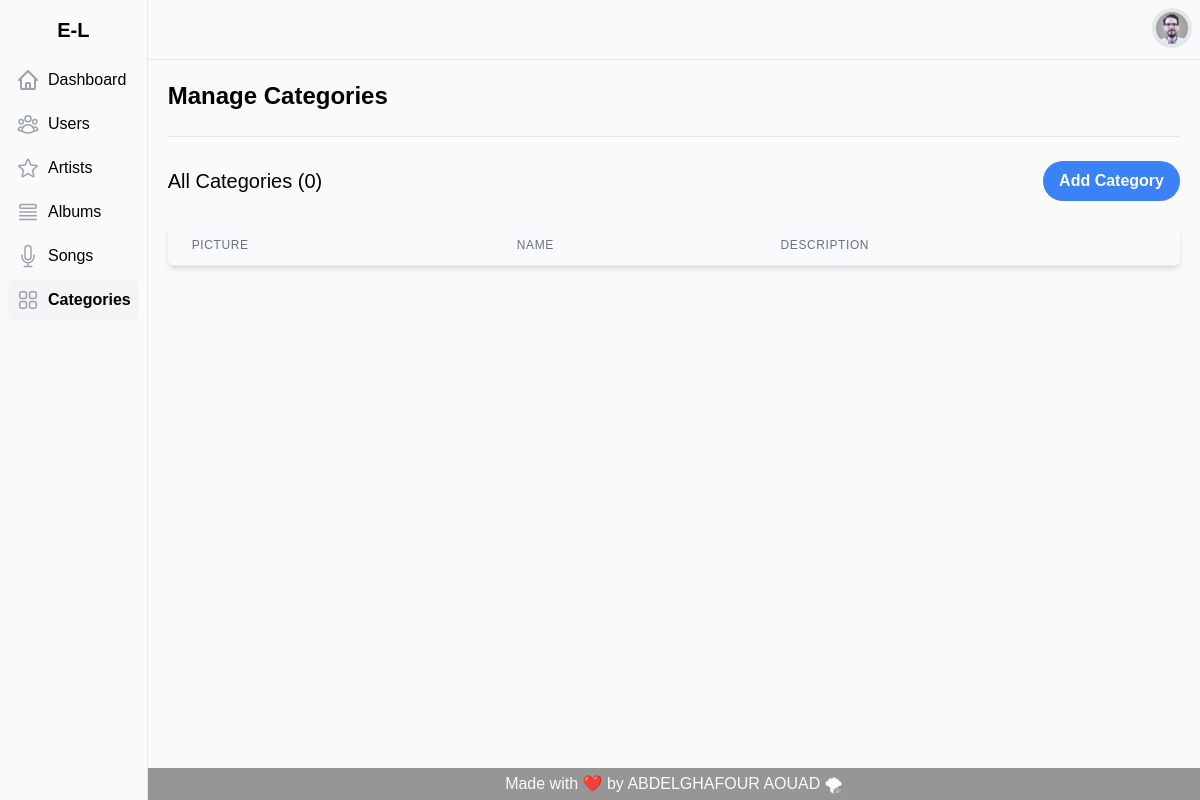
The app's page /categories.php, older data.
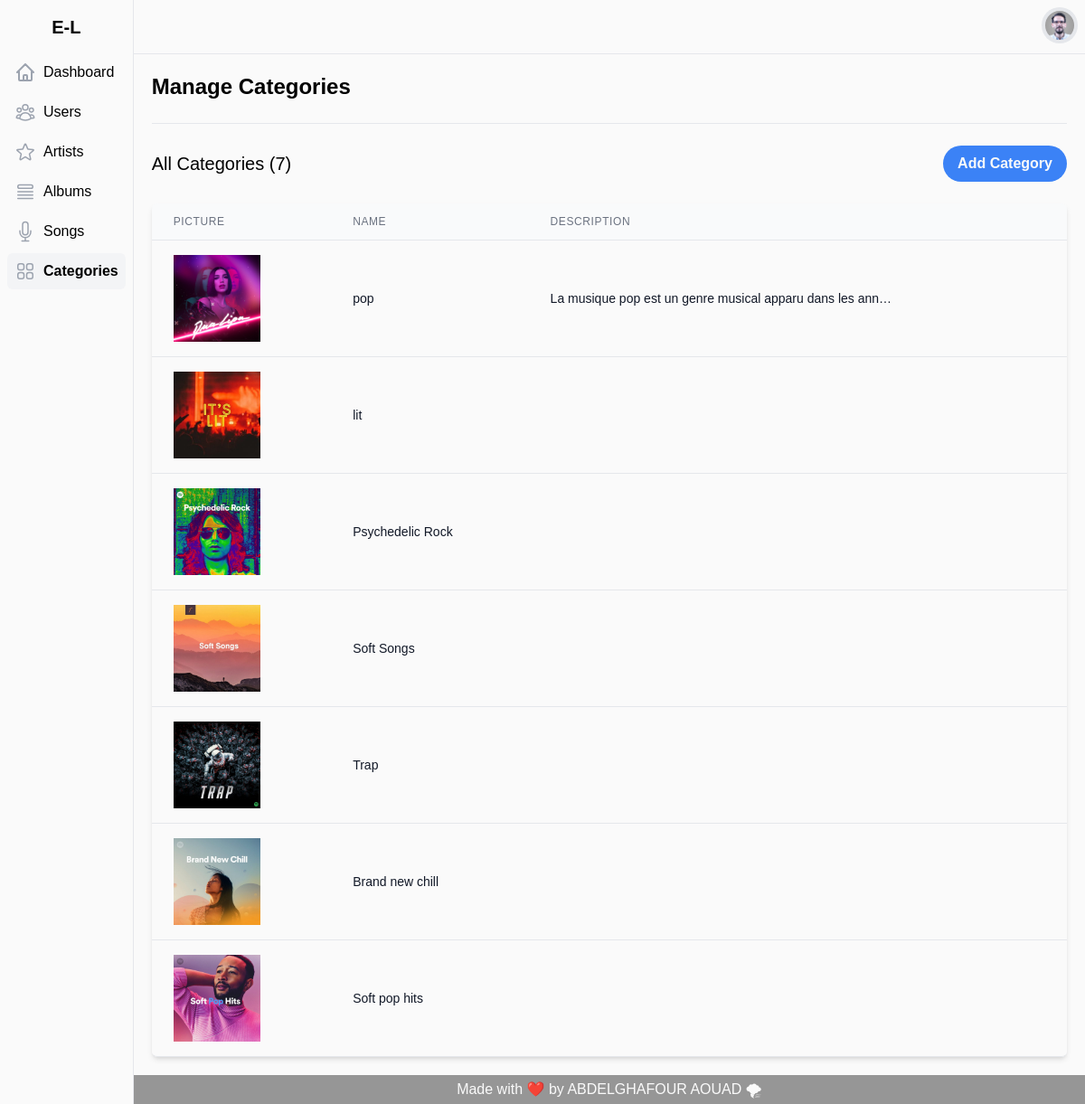
The same page, newer data.
### tables this page shows
CREATE TABLE IF NOT EXISTS `categories` (
  `id` int NOT NULL AUTO_INCREMENT,
  `name` varchar(100) NOT NULL,
  `description` text NOT NULL,
  `image` text NOT NULL,
  PRIMARY KEY (`id`)
);

### models/connection.php (called while the page is built, shortened)
<?php
class Connection
{
  private $serv = 'localhost';
  private $user = 'root';
  private $pass = '';
  private $bd = 'e-lyrics';
  private function pdoConnection()
  {
    $con = new PDO('mysql:host=' . $this->serv . ';dbname=' . $this->bd, $this->user, $this->pass);
    $con->setAttribute(PDO::ATTR_DEFAULT_FETCH_MODE, PDO::FETCH_ASSOC);
    try {
      return $con;
    } catch (PDOException $e) {
      echo 'Database Error: ' . $e->getMessage();
    }
  }
  public function connect()
  {
    return $this->pdoConnection();
  }
}

### models/statistic.php (called while the page is built)
<?php
require_once 'connection.php';
class Statistic extends Connection
{
  public $table;
  public function countt()
  {
    $sql = "SELECT count(id) FROM $this->table";
    $stmt = $this->connect()->prepare($sql);
    $stmt->execute();
    $result = $stmt->fetchColumn();
    return $result;
  }
}

### models/category.php (called while the page is built, shortened)
<?php
require_once 'connection.php';
class Category extends Connection
{
      public function allCategories()
      {
            $sql = "SELECT * FROM categories";
            $stmt = $this->connect()->prepare($sql);
            $stmt->execute();
            $result = $stmt->fetchAll();
            return $result;
      }
}

### views/tab-categories.php (the view)
<?php
require_once 'models/category.php';
$categories = (new Category)->allCategories();
?>
<div class="flex flex-col mt-6">
      <div class="-my-2 overflow-x-auto sm:-mx-6 lg:-mx-8">
            <div class="inline-block min-w-full py-2 align-middle sm:px-6 lg:px-8">
                  <div class="overflow-hidden border-b border-gray-200 rounded-md shadow-md">
                        <table class="min-w-full overflow-x-scroll divide-y divide-gray-200">
                              <thead class="bg-gray-50">
                                    <tr>
                                          <th scope="col" class="px-6 py-3 text-xs font-medium tracking-wider text-left text-gray-500 uppercase">Picture</th>
                                          <th scope="col" class="px-6 py-3 text-xs font-medium tracking-wider text-left text-gray-500 uppercase">Name</th>
                                          <th scope="col" class="px-6 py-3 text-xs font-medium tracking-wider text-left text-gray-500 uppercase">Description</th>
                                    </tr>
                              </thead>
                              <tbody class="bg-white divide-y divide-gray-200">
                                    <?php
                                    foreach ($categories as  $category) { ?>
                                          <tr class="transition-all hover:bg-gray-100 hover:shadow-lg" onclick="getCategory(<?= $category['id'] ?>)" id="<?= $category['id'] ?>">
                                                <td class="px-6 py-4 whitespace-nowrap">
                                                      <div class="flex items-center">
                                                            <div class="flex-shrink-0 md:w-24 w-14">
                                                                  <img class="picture" category="<?= $category['image'] ?>" src="assets/img/categories/<?= $category['image'] ?>" alt="" />
                                                            </div>
                                                      </div>
                                                </td>
                                                <td class="category px-6 py-4 whitespace-nowrap">
                                                      <p class="name text-sm truncate max-w-sm text-gray-900" category="<?= $category['name'] ?>"><?= $category['name'] ?></p>
                                                </td>
                                                <td class="category px-6 py-4 whitespace-nowrap">
                                                      <p class="description text-sm truncate max-w-sm text-gray-900" category="<?= $category['description'] ?>"><?= $category['description'] ?></p>
                                                </td>
                                          </tr>
                                    <?php } ?>
                              </tbody>
                        </table>
                  </div>
            </div>
      </div>
</div>

### categories.php (shortened to what this page needs)
<?php
require_once 'models/statistic.php';
$statistic = new Statistic();
$statistic->table = "categories";
?>
<!DOCTYPE html>
<html lang="en">
<head>
  <link rel="stylesheet" href="assets/css/style.css" />
</head>
<body class="font-Poppins">
  <div class="flex h-screen overflow-y-hidden bg-white">
    <?php
    include 'include/side-dash.php';
    sidebar('categories');
    ?>
    <div class="flex flex-col flex-1 h-full overflow-hidden">
      <?php include 'include/nav-dash.php'; ?>
      <main class="flex-1 max-h-full p-5 overflow-hidden overflow-y-scroll">
        <div class="flex flex-col items-start justify-between pb-6 space-y-4 border-b lg:items-center lg:space-y-0 lg:flex-row">
          <h1 class="text-2xl font-semibold whitespace-nowrap">Manage Categories</h1>
        </div>
        <div class="flex mt-6 items-center justify-between">
          <h3 class="text-xl">All Categories (<?= $statistic->countt() ?>)</h3>
          <button onclick="openModal()" type="button" class="bg-blue-500 hover:bg-blue-700 text-white font-bold py-2 px-4 rounded-full">
            Add Category
          </button>
        </div>
        <?php
        include 'views/tab-categories.php';
        ?>
      </main>
      <footer class="py-1 bg-transparentBlack">
        <div class="container mx-auto">
          <p class="text-shadow-lg text-xs md:text-base text-center text-white">Made with ❤️ by ABDELGHAFOUR AOUAD 🌪</p>
        </div>
      </footer>
    </div>
  </div>
</body>
</html>

### include/side-dash.php (shortened to what this page needs)
<?php function sidebar($path)
{ ?>
  <aside class="inset-y-0 z-10 flex flex-col flex-shrink-0 w-fit max-h-screen overflow-hidden transition-all transform bg-white border-r shadow-lg lg:z-auto lg:static lg:shadow-none">
    <div class="flex items-center justify-center flex-shrink-0 p-2">
      <a href="index.php" class="pt-2">
        <div class="font-RockStars font-semibold text-sm ms:text-xl md:text-xl">
          <span class="text-gold">E-L</span>
        </div>
      </a>
    </div>
    <nav class="flex-1 overflow-hidden hover:overflow-y-auto">
      <ul class="p-2 overflow-hidden">
        <li class="pb-1">
          <a href="dashboard.php" class="flex justify-start items-center p-2 space-x-2 rounded-md <?= ($path == 'dashboard') ? 'bg-gray-100 font-bold' : 'hover:bg-gray-100' ?> hover:bg-gray-100 ">
            <span>
            </span>
            <span class="hidden md:block">Dashboard</span>
          </a>
        </li>
        <li class="pb-1">
          <a href="users.php" class="flex justify-start items-center p-2 space-x-2 rounded-md <?= ($path == 'users') ? 'bg-gray-100 font-bold' : 'hover:bg-gray-100' ?> hover:bg-gray-100">
            <span>
            </span>
            <span class="hidden md:block">Users</span>
          </a>
        </li>
        <li class="pb-1">
          <a href="artists.php" class="flex justify-start items-center p-2 space-x-2 rounded-md <?= ($path == 'artists') ? 'bg-gray-100 font-bold' : 'hover:bg-gray-100' ?> hover:bg-gray-100">
            <span>
            </span>
            <span class="hidden md:block">Artists</span>
          </a>
        </li>
        <li class="pb-1">
          <a href="albums.php" class="flex justify-start items-center p-2 space-x-2 rounded-md <?= ($path == 'albums') ? 'bg-gray-100 font-bold' : 'hover:bg-gray-100' ?> hover:bg-gray-100">
            <span>
            </span>
            <span class="hidden md:block">Albums</span>
          </a>
        </li>
        <li class="pb-1">
          <a href="songs.php" class="flex justify-start items-center p-2 space-x-2 rounded-md <?= ($path == 'songs') ? 'bg-gray-100 font-bold' : 'hover:bg-gray-100' ?> hover:bg-gray-100">
            <span>
            </span>
            <span class="hidden md:block">Songs</span>
          </a>
        </li>
        <li class="pb-1">
          <a href="categories.php" class="flex justify-start items-center p-2 space-x-2 rounded-md <?= ($path == 'categories') ? 'bg-gray-100 font-bold' : 'hover:bg-gray-100' ?> hover:bg-gray-100">
            <span>
            </span>
            <span class="hidden md:block">Categories</span>
          </a>
        </li>
      </ul>
    </nav>
  </aside>
<?php
}
?>

### include/nav-dash.php (shortened to what this page needs)
<header class="flex-shrink-0 border-b">
  <div class="flex items-center justify-end p-2">
    <div class="relative flex items-center space-x-3">
      <div class="relative">
        <button id="dropdown" class="p-1 bg-gray-200 rounded-full focus:outline-none focus:ring">
          <img class="object-cover w-8 h-8 rounded-full" src="assets/img/users/user.png" alt="<?= $_SESSION['full_name'] ?>" />
        </button>
      </div>
    </div>
  </div>
</header>

Row changes from the older to the newer data that the page shows:
added categories: image (picture), name "pop", description "La musique pop est un genre musical apparu dans les ann…"
added categories: image (picture), name "lit"
added categories: image (picture), name "Psychedelic Rock"
added categories: image (picture), name "Soft Songs"
added categories: image (picture), name "Trap"
added categories: image (picture), name "Brand new chill"
added categories: image (picture), name "Soft pop hits"
Text that changed along with them:
$statistic->countt(): "0" → "7"
